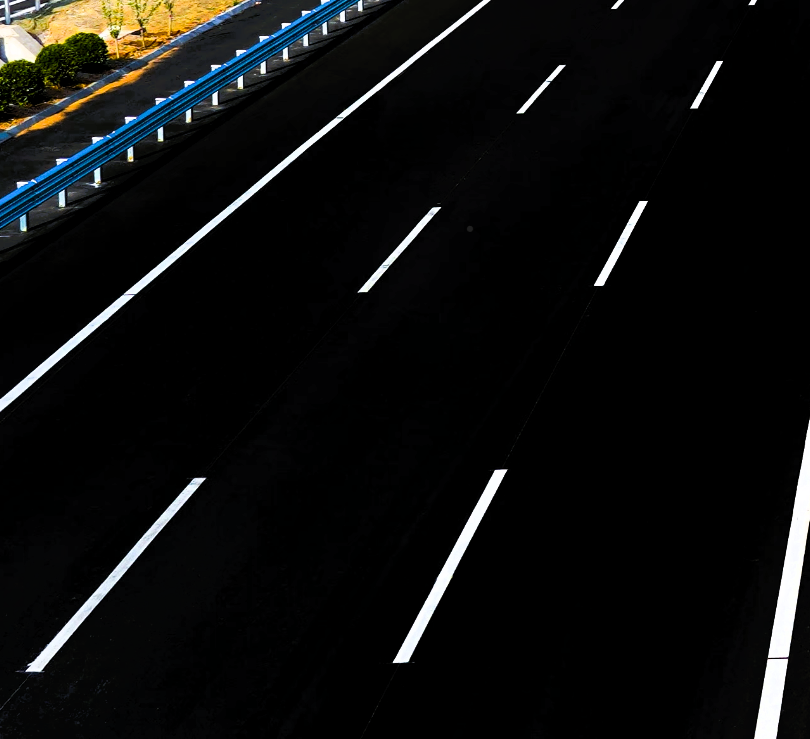
#> input picture test2/campus_road.png, 810 x 739 px
$ python test2.py
#> lines starting #> are read from the running program, lines starting #| are printed output that depends on the picture; after the words box and inside, x2 and y2 are one past the last pixel; in counts of white or black regions, pixels touching at a corner belong together
import cv2
import numpy as np

def detect_lane_lines(image_path):
    # 1. 读取图像
#> called with image_path = 'campus_road.png'
    img = cv2.imread(image_path)
#> img is the input picture: shape (739, 810, 3); mean B, G, R 14.7, 15.3, 14.6
    if img is None:
        print("无法读取图像！")
        return
    height, width = img.shape[:2]
#> height = 739; width = 810
    img_copy = img.copy()

    # 2. 预处理：增强白色车道线+灰度+模糊+Canny（适配当前道路）
    # 增强白色区域对比度（针对性提升车道线清晰度）
    hsv = cv2.cvtColor(img, cv2.COLOR_BGR2HSV)
#> hsv: shape (739, 810, 3); mean H, S, V 41.7, 41.8, 17.3
    lower_white = np.array([0, 0, 200])
    upper_white = np.array([180, 30, 255])
    white_mask = cv2.inRange(hsv, lower_white, upper_white)
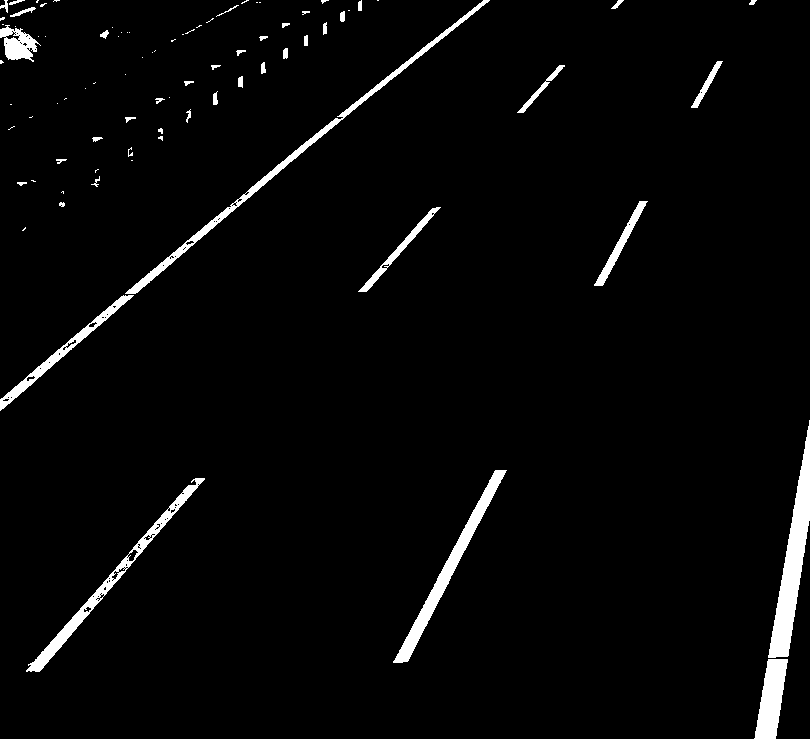
#> white_mask: shape (739, 810); 3% white; 85 white regions (43 under 20 px), largest, box (x1, y1, x2, y2) and area: (768, 420, 810, 658) 3534, (125, 0, 490, 294) 2665, (393, 470, 507, 663) 2501
    enhanced_white = cv2.bitwise_and(img, img, mask=white_mask)

    # 灰度+模糊+Canny（调整参数适配细车道线）
    gray = cv2.cvtColor(enhanced_white, cv2.COLOR_BGR2GRAY)
    blur = cv2.GaussianBlur(gray, (3, 3), 0)  # 缩小模糊核，保留细车道线细节
    edges = cv2.Canny(blur, 30, 100)  # 降低阈值，捕捉细车道线边缘
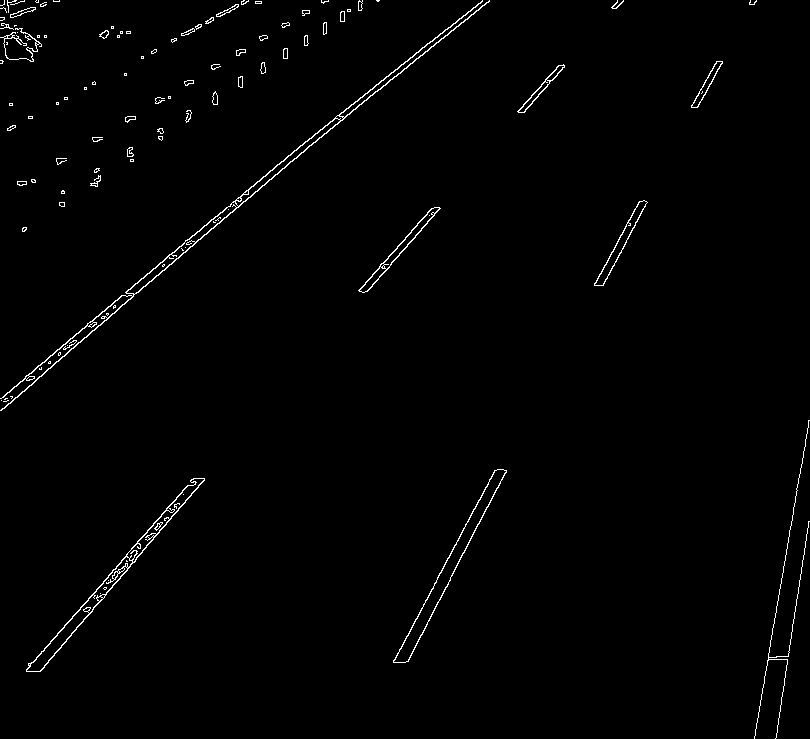
#> edges: shape (739, 810); 1.1% white in thin lines or dots

    # 3. 兴趣区域掩码（覆盖全道路，避免漏检车道线）
    mask = np.zeros_like(edges)
    # 全道路矩形区域（适配俯视图视角，完整覆盖所有车道）
    roi_vertices = np.array([[
        (0, height),
        (0, height * 0.2),
        (width, height * 0.2),
        (width, height)
    ]], dtype=np.int32)
    cv2.fillPoly(mask, roi_vertices, 255)
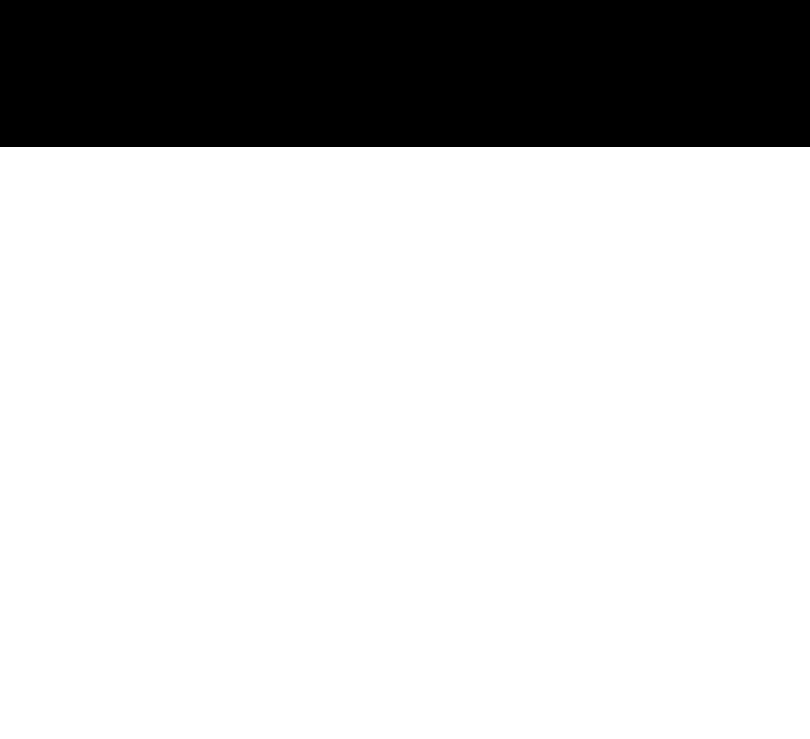
#> mask: shape (739, 810); 80.1% white; 1 black region, box (x1, y1, x2, y2) and area: (0, 0, 810, 147) 119070
    masked_edges = cv2.bitwise_and(edges, mask)
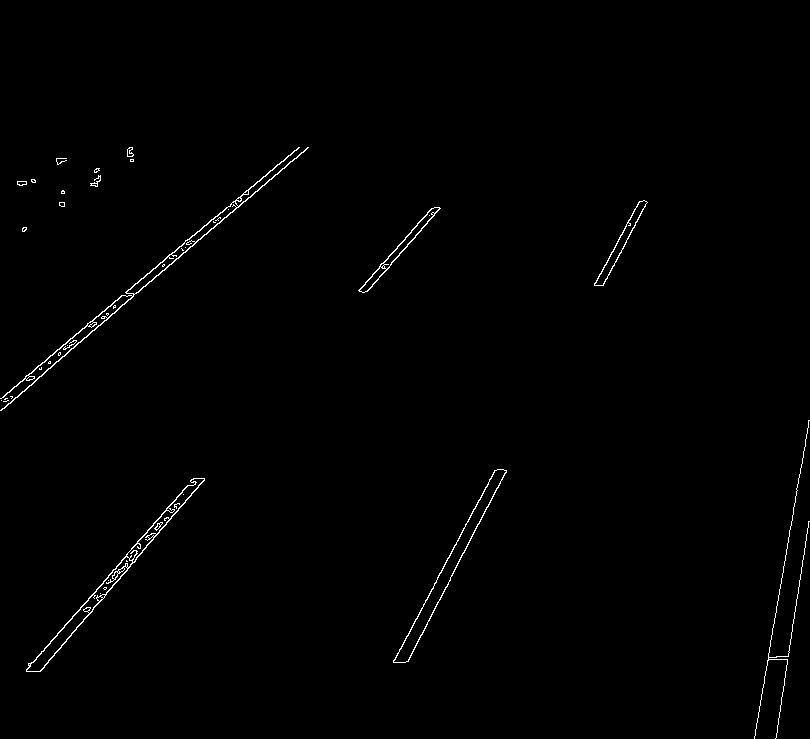
#> masked_edges: shape (739, 810); 0.73% white in thin lines or dots, all inside (x1, y1, x2, y2) = (0, 147, 810, 739)

    # 4. 霍夫直线检测（优化参数，精准识别所有车道线）
    lines = cv2.HoughLinesP(
        masked_edges,
        rho=1,  # 1像素高精度，适配细车道线
        theta=np.pi / 180,
        threshold=20,  # 降低阈值，识别细/短分段车道线
        minLineLength=50,  # 最小长度适配短车道线
        maxLineGap=10  # 缩小间隙，连接分段车道线
    )
#> lines = 31 rows, first 6: [0, 398, 299, 147], [1, 410, 224, 217], [82, 622, 192, 492], [25, 376, 298, 147], [393, 662, 495, 470], [26, 669, 88, 600]

    # 5. 绘制车道线（所有车道线使用单一颜色，移除多颜色判断）
    if lines is not None:
        # 统一设置单一颜色（BGR格式，可自行修改）
        lane_color = (0, 255, 0)  # 绿色（默认，可改为(255,0,0)蓝色、(0,0,255)红色等）
        for line in lines:
            x1, y1, x2, y2 = line[0]
            # 直接使用统一颜色绘制，无需再判断车道位置
            cv2.line(img_copy, (x1, y1), (x2, y2), lane_color, 4)  # 4像素线宽，更醒目
#> this loop made 31 passes
#> (x1, y1, x2, y2) on passes 1 to 12: (0, 398, 299, 147), (1, 410, 224, 217), (82, 622, 192, 492), (25, 376, 298, 147), (393, 662, 495, 470), (26, 669, 88, 600), (408, 661, 505, 470), (754, 736, 809, 420), (206, 234, 307, 147), (120, 578, 204, 478), (359, 291, 415, 226), (775, 738, 806, 540)
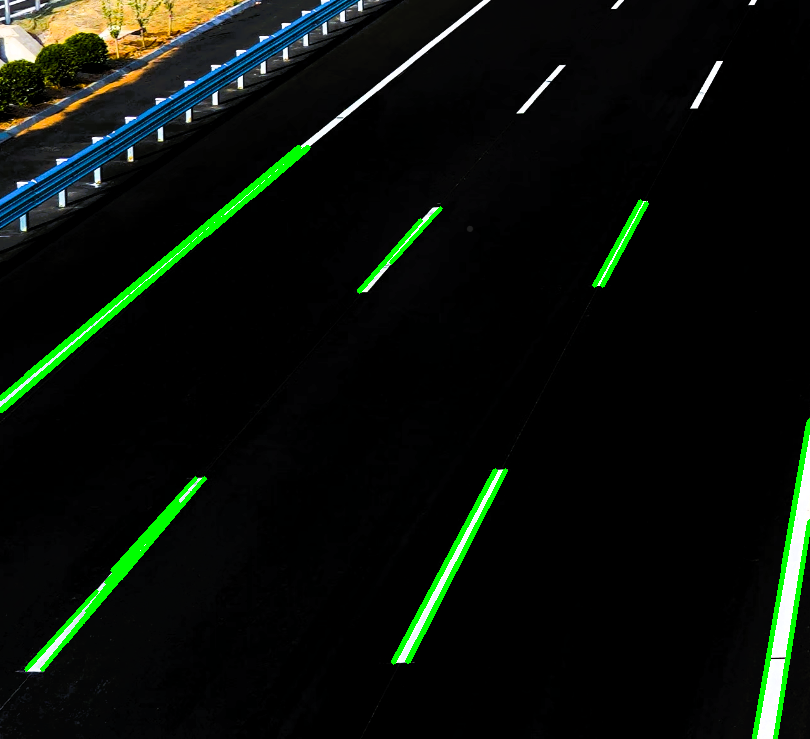
#> img_copy: shape (739, 810, 3); mean B, G, R 11, 17.9, 11.1

    # 6. 显示结果+保存
    cv2.imshow("Original", img)
    cv2.imshow("Lane Detection Result", img_copy)
    cv2.waitKey(0)
    cv2.destroyAllWindows()
    cv2.imwrite("lane_result.jpg", img_copy)

# 替换为你的道路图像实际路径
detect_lane_lines("campus_road.png")
